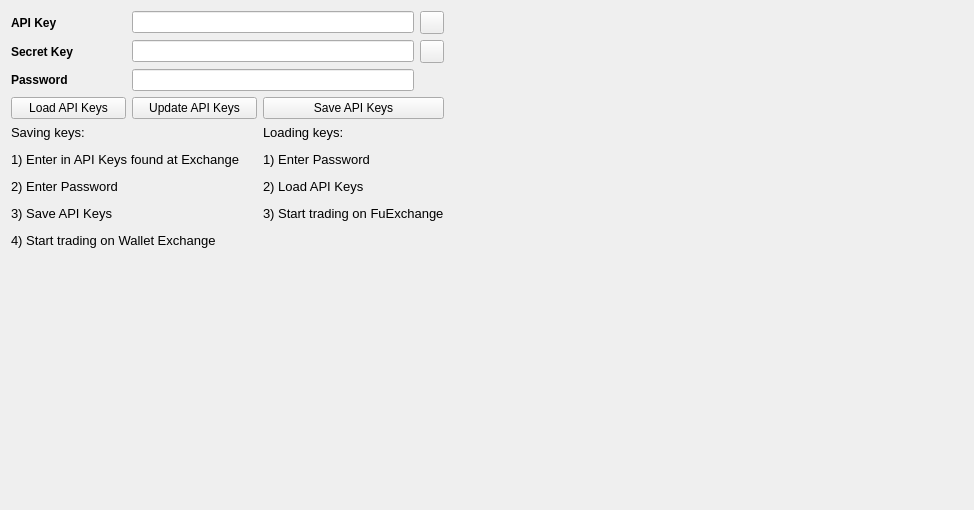
     <widget class="QWidget" name="ApiSettings">
      <attribute name="title">
       <string>Settings</string>
      </attribute>
      <layout class="QGridLayout" name="gridLayout">
       <item row="0" column="0">
        <widget class="QLabel" name="label_2">
         <property name="font">
          <font>
           <weight>75</weight>
           <bold>true</bold>
          </font>
         </property>
         <property name="text">
          <string>API Key</string>
         </property>
        </widget>
       </item>
       <item row="0" column="1" colspan="3">
        <widget class="QLineEdit" name="ApiKeyInput">
         <property name="text">
          <string/>
         </property>
        </widget>
       </item>
       <item row="0" column="4">
        <widget class="QToolButton" name="KeyPasteButton">
         <property name="toolTip">
          <string>Paste from clipboard</string>
         </property>
         <property name="text">
          <string/>
         </property>
         <property name="icon">
          <iconset resource="../bitcoin.qrc">
           <normaloff>:/icons/editpaste</normaloff>:/icons/editpaste</iconset>
         </property>
         <property name="shortcut">
          <string>Alt+P</string>
         </property>
        </widget>
       </item>
       <item row="0" column="5" rowspan="6">
        <spacer name="horizontalSpacer_3">
         <property name="orientation">
          <enum>Qt::Horizontal</enum>
         </property>
         <property name="sizeHint" stdset="0">
          <size>
           <width>519</width>
           <height>488</height>
          </size>
         </property>
        </spacer>
       </item>
       <item row="1" column="0">
        <widget class="QLabel" name="label">
         <property name="font">
          <font>
           <weight>75</weight>
           <bold>true</bold>
          </font>
         </property>
         <property name="text">
          <string>Secret Key</string>
         </property>
        </widget>
       </item>
       <item row="1" column="1" colspan="3">
        <widget class="QLineEdit" name="SecretKeyInput"/>
       </item>
       <item row="1" column="4">
        <widget class="QToolButton" name="SecretPasteButton">
         <property name="toolTip">
          <string>Paste from clipboard</string>
         </property>
         <property name="text">
          <string/>
         </property>
         <property name="icon">
          <iconset resource="../bitcoin.qrc">
           <normaloff>:/icons/editpaste</normaloff>:/icons/editpaste</iconset>
         </property>
         <property name="shortcut">
          <string>Alt+P</string>
         </property>
        </widget>
       </item>
       <item row="2" column="0">
        <widget class="QLabel" name="label_28">
         <property name="font">
          <font>
           <weight>75</weight>
           <bold>true</bold>
          </font>
         </property>
         <property name="text">
          <string>Password</string>
         </property>
        </widget>
       </item>
       <item row="2" column="1" colspan="3">
        <widget class="QLineEdit" name="PasswordInput">
         <property name="echoMode">
          <enum>QLineEdit::Password</enum>
         </property>
        </widget>
       </item>
       <item row="3" column="0">
        <widget class="QPushButton" name="LoadKeys">
         <property name="minimumSize">
          <size>
           <width>115</width>
           <height>0</height>
          </size>
         </property>
         <property name="text">
          <string>Load API Keys</string>
         </property>
        </widget>
       </item>
       <item row="3" column="1" colspan="2">
        <widget class="QPushButton" name="UpdateKeys">
         <property name="minimumSize">
          <size>
           <width>125</width>
           <height>0</height>
          </size>
         </property>
         <property name="text">
          <string>Update API Keys</string>
         </property>
        </widget>
       </item>
       <item row="3" column="3" colspan="2">
        <widget class="QPushButton" name="SaveKeys">
         <property name="minimumSize">
          <size>
           <width>115</width>
           <height>0</height>
          </size>
         </property>
         <property name="text">
          <string>Save API Keys</string>
         </property>
        </widget>
       </item>
       <item row="5" column="0" colspan="5">
        <spacer name="verticalSpacer_2">
         <property name="orientation">
          <enum>Qt::Vertical</enum>
         </property>
         <property name="sizeHint" stdset="0">
          <size>
           <width>358</width>
           <height>247</height>
          </size>
         </property>
        </spacer>
       </item>
       <item row="4" column="3" colspan="2">
        <widget class="QLabel" name="label232_17">
         <property name="font">
          <font>
           <pointsize>10</pointsize>
           <weight>50</weight>
           <bold>false</bold>
          </font>
         </property>
         <property name="text">
          <string>&lt;html&gt;&lt;head/&gt;&lt;body&gt;&lt;p&gt;Loading keys:&lt;/p&gt;&lt;p&gt;1) Enter Password&lt;/p&gt;&lt;p&gt;2) Load API Keys&lt;/p&gt;&lt;p&gt;3) Start trading on FuExchange&lt;/p&gt;&lt;/body&gt;&lt;/html&gt;</string>
         </property>
         <property name="alignment">
          <set>Qt::AlignLeading|Qt::AlignLeft|Qt::AlignTop</set>
         </property>
        </widget>
       </item>
       <item row="4" column="0" colspan="3">
        <widget class="QLabel" name="label232_16">
         <property name="font">
          <font>
           <pointsize>10</pointsize>
           <weight>50</weight>
           <bold>false</bold>
          </font>
         </property>
         <property name="text">
          <string>&lt;html&gt;&lt;head/&gt;&lt;body&gt;&lt;p&gt;Saving keys:&lt;/p&gt;&lt;p&gt;1) Enter in API Keys found at Exchange&lt;/p&gt;&lt;p&gt;2) Enter Password&lt;/p&gt;&lt;p&gt;3) Save API Keys&lt;/p&gt;&lt;p&gt;4) Start trading on Wallet Exchange&lt;/p&gt;&lt;/body&gt;&lt;/html&gt;</string>
         </property>
        </widget>
       </item>
      </layout>
      <zorder>label</zorder>
      <zorder>ApiKeyInput</zorder>
      <zorder>label_2</zorder>
      <zorder>SecretKeyInput</zorder>
      <zorder>UpdateKeys</zorder>
      <zorder>SaveKeys</zorder>
      <zorder>LoadKeys</zorder>
      <zorder>label232_16</zorder>
      <zorder>label232_17</zorder>
      <zorder>label_28</zorder>
      <zorder>PasswordInput</zorder>
      <zorder>horizontalSpacer_3</zorder>
      <zorder>verticalSpacer_2</zorder>
      <zorder>KeyPasteButton</zorder>
      <zorder>SecretPasteButton</zorder>
     </widget>
